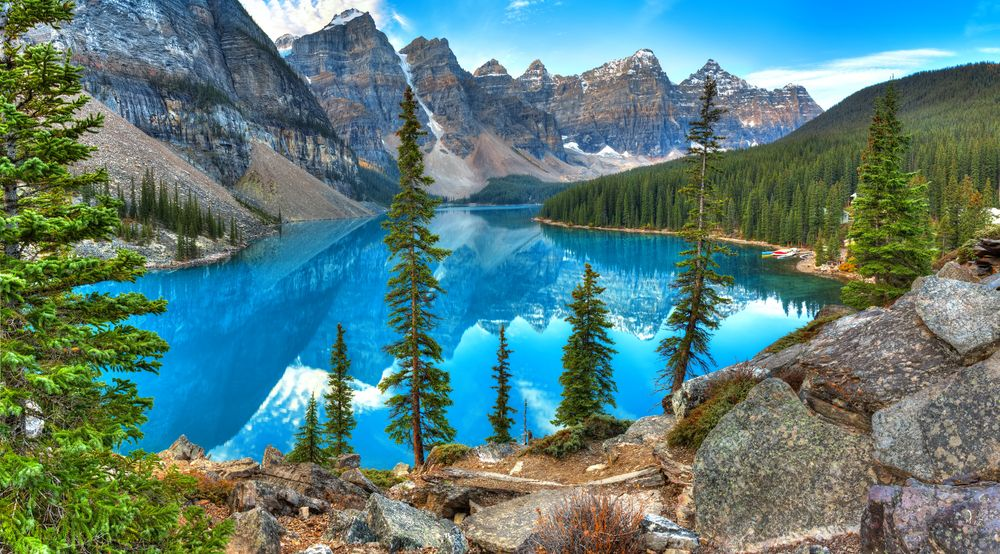
#> input picture DLCV_03_SumaResta_FigGeometricas-Rotaciones-Bordes/figuras/lago.jpg, 1000 x 554 px
$ jupyter execute DLCV_03_OpenCV-SumaResta.ipynb
#> lines starting #> are read from the running program, lines starting #| are printed output that depends on the picture
<!--Información del curso-->

<br><br><center><h1 style="font-size:2em;color:#2467C0"> Funciones básicas para manejo de imágenes </h1></center>
<br>
<table>
<col width="550">
<col width="450">
<tr>


<td></td>
<td>

**OpenCV** es una biblioteca libre desarrollada originalmente por Intel. Vio la luz en el año 1999. Escrita originalmente en C/C++, su mejor virtud es que es multiplataforma, se puede ejecutar en diferentes sistemas operativos (Linux, Windows, Mac OS X, Android e iOS). También la podemos utilizar en diferentes lenguajes de programación como Java, Objective C, C# y *Python*.

Quizás sea la biblioteca de visión artificial más importante y más usada. Es utilizada por universidades, empresas y gente del movimiento Maker para dar rienda suelta a su imaginación al tratarse de un software libre.

En este notebook comenzaremos con el tratamiento de imágenes en Python mediante esta librería, más específicamente vamos a ver como cargar o  leer una imagen, conversión a blanco y negro, filtros y otras operaciones que serán útiles dentro del curso.


<br>
</td>
</tr>
</table>

# 0. Librerías básicas

[cell 1]
#Librerías básicas de esta notebook
import matplotlib.pyplot as plt
import numpy as np
import cv2 as cv

# Parte II

### 1.Operaciones aritméticas

Las imágenes son arreglos de NumPy almacenados como enteros de 8 bits sin signo (unidad8) con valores en el rango [0, 255]; al usar las funciones de add/subtract en OpenCV, estos valores se *acoplarán* a este rango, incluso si caen fuera del rango [0, 255] después de aplicar la operación

[cell 2]
a = np.array([[200]], dtype=np.uint8)
b = np.array([[100]], dtype=np.uint8)

print("a:", a, a.dtype, a.shape)
print("b:", b, b.dtype, b.shape)

added = cv.add(a, b)
subtracted = cv.subtract(np.array([[50]], dtype=np.uint8), b)

print("added:", added, added.dtype, added.shape)
print("subtracted:", subtracted, subtracted.dtype, subtracted.shape)

[cell 3]
#Cargar la imagen figuras/lago.jpg
img = cv.imread('figuras/lago.jpg')
#> img is the input picture: shape (554, 1000, 3); mean B, G, R 122.7, 125.2, 89.7
img_rgb = cv.cvtColor(img, cv.COLOR_BGR2RGB)

plt.imshow(img_rgb)
plt.show()

### 2. Aumentar las intensidad

[cell 4]
# Aumentar las intensidades de píxeles en nuestra imagen en 100
M = np.ones(img.shape, dtype = np.uint8) * 100

img_suma = cv.add(img_rgb, M)
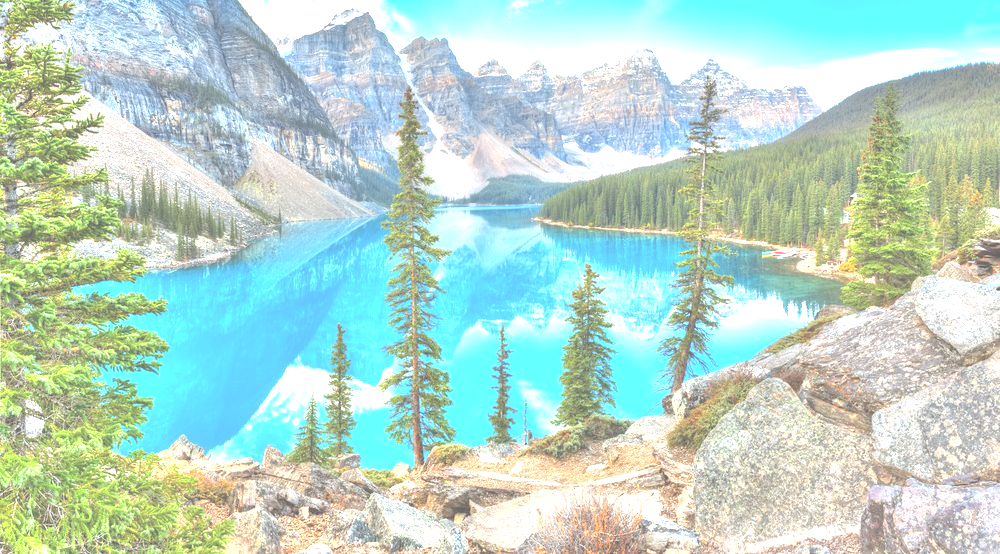
#> img_suma: shape (554, 1000, 3); mean R, G, B 184.9, 215.4, 203.3

plt.imshow(img_suma)
plt.show()

### 3. Disminuir la intensidad

[cell 5]
# Disminuir la intensidade de píxeles en nuestra imagen con 50
M = np.ones(img.shape, dtype = np.uint8) * 50
img_resta = cv.subtract(img_rgb, M)
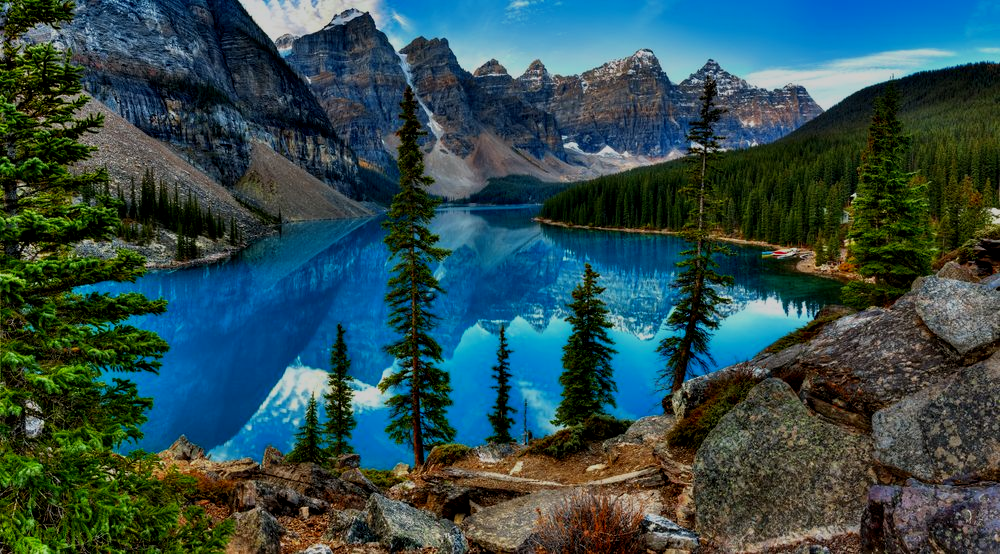
#> img_resta: shape (554, 1000, 3); mean R, G, B 47.4, 75.7, 77.7
plt.imshow(img_resta)
plt.show()

### 4. Alta y baja intensidad

[cell 6]
fig, (ax1, ax2, ax3) = plt.subplots(1, 3, figsize=(15,20))

ax1.imshow(img_rgb)
ax2.imshow(img_suma)
ax3.imshow(img_resta)

plt.show()
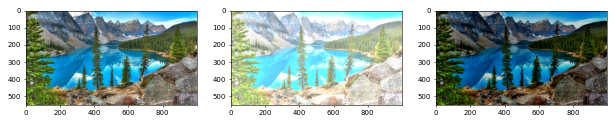
#> figure drawn by matplotlib, 3 panels
